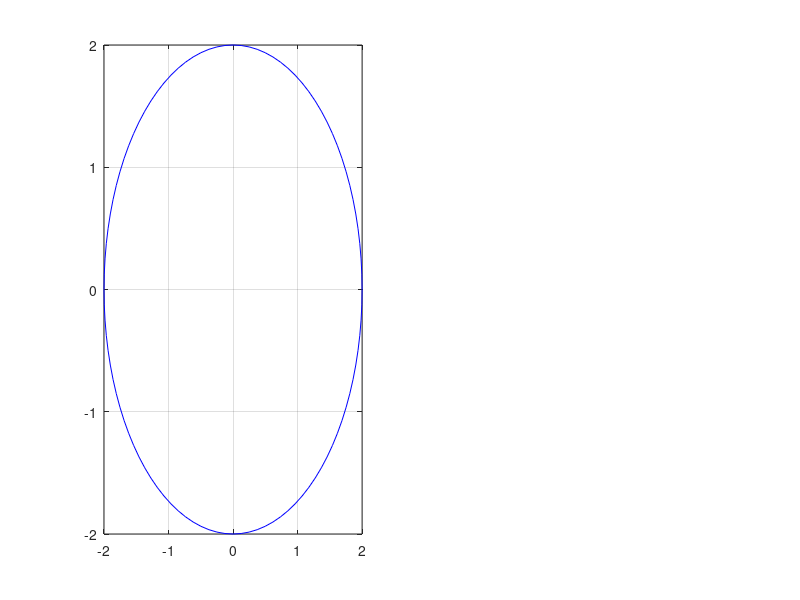

Write MATLAB code to recreate this figure. (Note: this script raises an error after producing the figure.)
%% Sawtooth Wave Animation
Np = 220;            % Number of spatial points
dx = 2*pi/Np;        % discretization size
x  = 0:dx:(6*pi);    % utilized x range

% Individual Harmonics for sawtooth wave
f1sin = 2*sin(x);         f1cos = 2*cos(x);
f3sin = -1*sin(2*x);      f3cos = -1*cos(2*x);
f5sin = (2/3)*sin(3*x);   f5cos = (2/3)*cos(3*x);
f7sin = (-0.5)*sin(4*x);  f7cos = (-0.5)*cos(4*x);

Nt = 100;                % Number of points over the circles
dtheta = 2*pi/Nt;        % Discretization over circles
theta  = 0:dtheta:2*pi;  % Span the whole 2pi

% Circle points
x1=2*cos(theta);
y1=2*sin(theta);

x2=-1*cos(2*theta);
y2=-1*sin(2*theta);

x3=(2/3)*cos(3*theta);
y3=(2/3)*sin(3*theta);

x4=(-0.5)*cos(4*theta);
y4=(-0.5)*sin(4*theta);

Lx=length(x);
Lw=2;

for i=1:length(x)
    f1=figure (1); clf;

    sp1=subplot(1,2,1);
    % 1st harmonic
    plot(x1,y1,'Color','b'); hold on; grid on;
    line([0 f1cos(i)],[0 f1sin(i)],'Color','b','LineSmoothing','on');
    set(sp1,'Position',[0.0400    0.1800    0.4    0.677]);
    xlim([-4 4]); ylim([-4 4])

    % 2nd harmonic
    plot(x2+f1cos(i),y2+f1sin(i),'Color','r'); hold on;
    line(f1cos(i)+[0 f3cos(i)],f1sin(i)+[0 f3sin(i)],'Color','r','LineSmoothing','on');

    % 3rd harmonic
    plot(x3+f1cos(i)+f3cos(i),y3+f1sin(i)+f3sin(i),'Color','g'); hold on;
    line(f3cos(i)+f1cos(i)+[0 f5cos(i)],f3sin(i)+f1sin(i)+[0 f5sin(i)],'Color','g','LineSmoothing','on');

    % 4th harmonic
    plot(x4+f1cos(i)+f3cos(i)+f5cos(i),y4+f1sin(i)+f3sin(i)+f5sin(i),'Color','k'); hold on;
    line(f3cos(i)+f1cos(i)+f5cos(i)+[0 f7cos(i)],f3sin(i)+f1sin(i)+f5sin(i)+[0 f7sin(i)],'Color','k','LineSmoothing','on');
    [xf4, yf4] = ds2nfu(f3cos(i)+f1cos(i)+f5cos(i)+f7cos(i),f3sin(i)+f1sin(i)+f5sin(i)+f7sin(i));   
    
    title('Circles')

    sp2=subplot(1,2,2);
    plot(x-pi,pi*sawtooth(x),'k'); hold on; grid on;
    ylim([-4 4]); xlim([0 10])
    set(sp2,'Position',[0.52    0.178200    0.49    0.680]);

    % Convert axes coordinates to figure coordinates for 1st axes 
    [xg4, yg4] = ds2nfu(x(i),f7sin(i));    % 4th harmonic
  
    plot(x(1:i),f1sin(1:i)+f3sin(1:i)+f5sin(1:i)+f7sin(1:i),'LineWidth',Lw); hold on; grid on;

    ylim([-4 4]); xlim([0 10])
    set(sp2,'Position',[0.52    0.178200    0.49    0.680]);

    [xgt, ygt] = ds2nfu(x(i),f1sin(i)+f3sin(i)+f5sin(i)+f7sin(i));
    annotation('line',[xf4 xgt],[yf4 ygt],'color','m','LineStyle','--');
    title('Four Harmonics of Sawtooth wave')
    xlabel('x')

    pause(0.01);
end